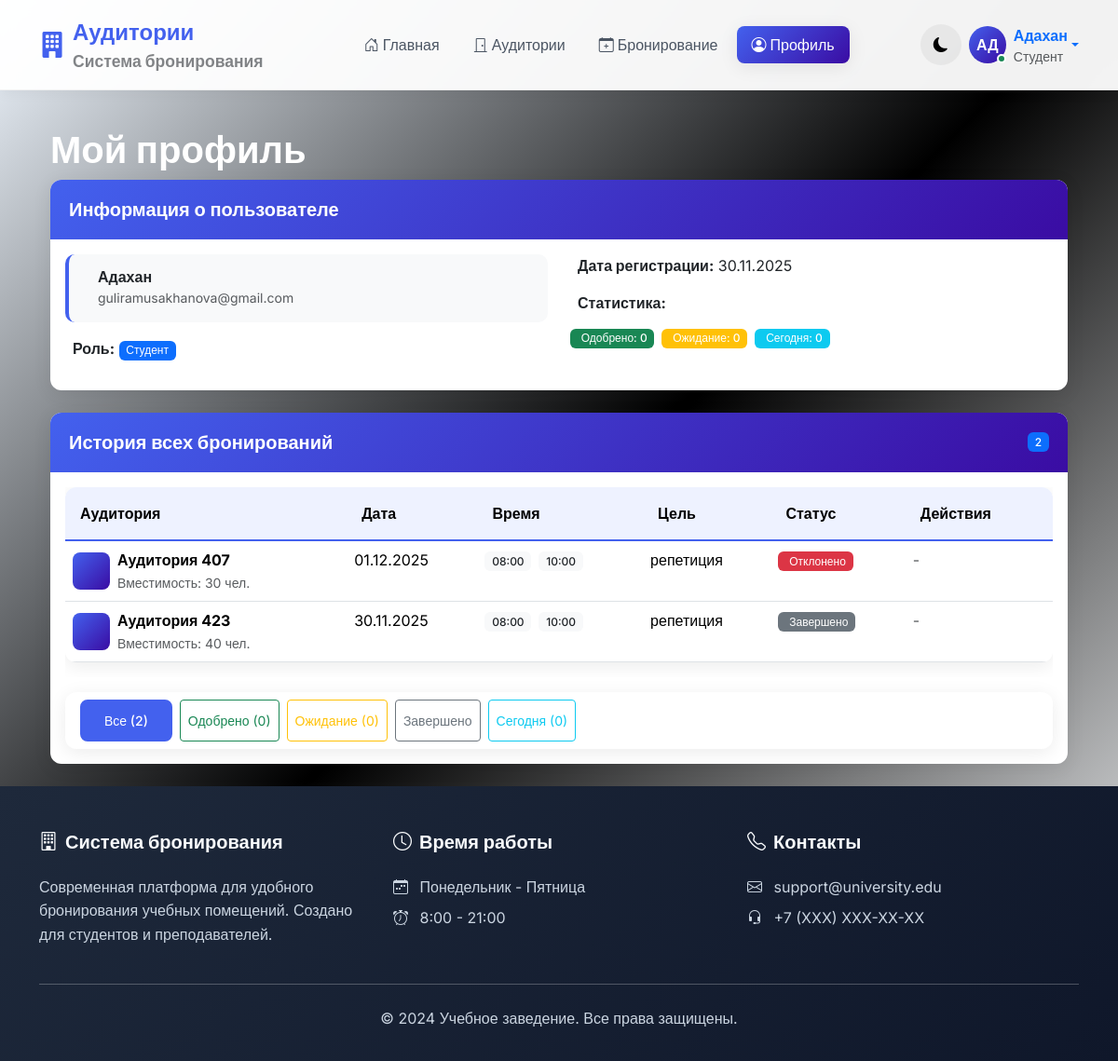
Page /profile (signed in) on the committed database.
### app/models.py (models this page shows, shortened)
class User(UserMixin, db.Model):
    __tablename__ = 'user'
    id = db.Column(db.Integer, primary_key=True)
    username = db.Column(db.String(64), unique=True, nullable=False)
    email = db.Column(db.String(120), unique=True, nullable=False)
    password_hash = db.Column(db.String(256))
    role = db.Column(db.String(20), default='student')
    created_at = db.Column(db.DateTime, default=datetime.utcnow)
    bookings = db.relationship('Booking', backref='user', lazy='dynamic')

class Booking(db.Model):
    __tablename__ = 'booking'
    id = db.Column(db.Integer, primary_key=True)
    user_id = db.Column(db.Integer, db.ForeignKey('user.id'), nullable=False)
    classroom_id = db.Column(db.Integer, db.ForeignKey('classroom.id'), nullable=False)
    booking_date = db.Column(db.Date, nullable=False)
    start_time = db.Column(db.Time, nullable=False)
    end_time = db.Column(db.Time, nullable=False)
    purpose = db.Column(db.String(200), nullable=False)
    status = db.Column(db.String(20), default='pending')
    created_at = db.Column(db.DateTime, default=datetime.utcnow)
    recurring_booking_id = db.Column(db.Integer, db.ForeignKey('recurring_booking.id'), nullable=True)
    recurring_booking = db.relationship('RecurringBooking', backref='generated_bookings')

class Classroom(db.Model):
    __tablename__ = 'classroom'
    id = db.Column(db.Integer, primary_key=True)
    room_number = db.Column(db.String(20), unique=True, nullable=False)
    capacity = db.Column(db.Integer, nullable=False)
    floor = db.Column(db.Integer, nullable=False)
    has_projector = db.Column(db.Boolean, default=False)
    has_computers = db.Column(db.Boolean, default=False)
    is_active = db.Column(db.Boolean, default=True)
    bookings = db.relationship('Booking', backref='classroom', lazy='dynamic')

### app/routes.py (the view)
@main_bp.route('/profile')
@login_required
def profile():
    try:
        auto_complete_past_bookings()
        user_bookings = Booking.query.filter_by(user_id=current_user.id).order_by(
            Booking.booking_date.desc(),
            Booking.start_time.desc()
        ).all()
        user_queue_entries = BookingQueue.query.filter_by(user_id=current_user.id).order_by(
            BookingQueue.booking_date.desc(),
            BookingQueue.start_time.desc()
        ).all()
        return render_template('profile.html',
                             title='Мой профиль',
                             bookings=user_bookings,
                             queue_entries=user_queue_entries,
                             current_date=date.today())
    except Exception as e:
        flash('Ошибка загрузки данных профиля.', 'danger')
        return render_template('profile.html',
                             title='Мой профиль',
                             bookings=[],
                             queue_entries=[],
                             current_date=date.today())

### app/templates/profile.html (shortened to what this page needs)
{% extends "base.html" %} {% block content %}
<div class="container">
  <div class="row">
    <div class="col-md-12">
      <h1 class="text-white"> Мой профиль</h1>
      <div class="card mb-4">
        <div class="card-header">
          <h5 class="mb-0"> Информация о пользователе</h5>
        </div>
        <div class="card-body">
          <div class="row">
            <div class="col-md-6">
              <div class="user-info-item mb-3">
                <div class="d-flex align-items-center">
                  <div>
                    <h6 class="mb-0">{{ current_user.username }}</h6>
                    <small class="text-muted">{{ current_user.email }}</small>
                  </div>
                </div>
              </div>
              <p>
                <strong>Роль:</strong>
                <span
                  class="badge {% if current_user.role == 'teacher' %}bg-success{% else %}bg-primary{% endif %}"
                >
                  {{ 'Преподаватель' if current_user.role == 'teacher' else 'Студент' }}
                </span>
              </p>
            </div>
            <div class="col-md-6">
              <p>
                <strong>Дата регистрации:</strong> {{
                current_user.created_at.strftime('%d.%m.%Y') }}
              </p>
              <p>
                <strong>Статистика:</strong>
              </p>
              <div class="d-flex flex-wrap gap-2">
                <span class="badge bg-success">
                  Одобрено: {{ bookings|selectattr('status', 'equalto', 'approved')|list|length }}
                </span>
                <span class="badge bg-warning">
                  Ожидание: {{ bookings|selectattr('status', 'equalto', 'pending')|list|length }}
                </span>
                <span class="badge bg-info">
                  Сегодня: {{ bookings|selectattr('booking_date', 'equalto',
                  current_date)|list|length }}
                </span>
              </div>
            </div>
          </div>
        </div>
      </div>
      {% set today_bookings = bookings|selectattr('booking_date', 'equalto', current_date)|list %}
      {% set active_today_bookings = today_bookings|selectattr('status', 'in', ['approved',
      'pending'])|list %}
      <div class="card">
        <div class="card-header">
          <div class="d-flex justify-content-between align-items-center">
            <h5 class="mb-0"> История всех бронирований</h5>
            <span class="badge bg-primary">{{ bookings|length }}</span>
          </div>
        </div>
        <div class="card-body">
          {% if bookings %}
          <div class="table-responsive">
            <table class="table table-hover">
              <thead>
                <tr>
                  <th>Аудитория</th>
                  <th>Дата</th>
                  <th>Время</th>
                  <th>Цель</th>
                  <th>Статус</th>
                  <th>Действия</th>
                </tr>
              </thead>
              <tbody>
                {% for booking in bookings %}
                <tr class="{% if booking.booking_date == current_date %}table-info{% endif %}">
                  <td>
                    <div class="d-flex align-items-center">
                      <div class="classroom-icon me-2">
                      </div>
                      <div>
                        <strong>Аудитория {{ booking.classroom.room_number }}</strong><br />
                        <small class="text-muted">
                          Вместимость: {{ booking.classroom.capacity }} чел.
                        </small>
                      </div>
                    </div>
                  </td>
                  <td>
                    {{ booking.booking_date.strftime('%d.%m.%Y') }}
                  </td>
                  <td>
                    <div class="time-slot">
                      <span class="badge bg-light text-dark"
                        >{{ booking.start_time.strftime('%H:%M') }}</span
                      >
                      <span class="badge bg-light text-dark"
                        >{{ booking.end_time.strftime('%H:%M') }}</span
                      >
                    </div>
                  </td>
                  <td>
                    <div class="booking-purpose">
                      {{ booking.purpose|truncate(40) }}
                    </div>
                  </td>
                  <td>
                    {% if booking.status == 'approved' %} {% if booking.booking_date < current_date
                    or (booking.booking_date == current_date and booking.end_time < now.time()) %}
                    <span class="badge bg-secondary">
                      <i class="fas fa-check me-1"></i>Завершено
                    </span>
                    {% elif booking.start_time <= now.time() and booking.end_time > now.time() %}
                    <span class="badge bg-success"> <i class="fas fa-play me-1"></i>Активно </span>
                    {% else %}
                    <span class="badge bg-success">
                      <i class="fas fa-check me-1"></i>Одобрено
                    </span>
                    {% endif %} {% elif booking.status == 'pending' %}
                    <span class="badge bg-warning">
                      <i class="fas fa-clock me-1"></i>Ожидание
                    </span>
                    {% elif booking.status == 'completed' %}
                    <span class="badge bg-secondary">
                      Завершено
                    </span>
                    {% else %}
                    <span class="badge bg-danger">
                      Отклонено
                    </span>
                    {% endif %}
                  </td>
                  <td>
                    {% if booking.booking_date >= current_date and booking.status in ['approved',
                    'pending'] %}
                    <div class="btn-group btn-group-sm">
                      <a
                        href="{{ url_for('main.cancel_booking', booking_id=booking.id) }}"
                        class="btn btn-outline-danger"
                        onclick="return confirm('Отменить это бронирование?')"
                        data-bs-toggle="tooltip"
                        title="Отменить"
                      >
                        <i class="fas fa-times"></i>
                      </a>
                      {% if booking.status == 'pending' and current_user.role == 'teacher' %}
                      <a
                        href="{{ url_for('main.approve_booking', booking_id=booking.id) }}"
                        class="btn btn-outline-success"
                        data-bs-toggle="tooltip"
                        title="Одобрить"
                      >
                        <i class="fas fa-check"></i>
                      </a>
                      {% endif %}
                    </div>
                    {% else %}
                    <span class="text-muted">-</span>
                    {% endif %}
                  </td>
                </tr>
                {% endfor %}
              </tbody>
            </table>
          </div>
          <div class="row mt-3">
            <div class="col-md-12">
              <div class="card">
                <div class="card-body py-2">
                  <div class="d-flex flex-wrap gap-2">
                    <button
                      class="btn btn-sm btn-outline-primary active filter-btn"
                      data-filter="all"
                    >
                      Все ({{ bookings|length }})
                    </button>
                    <button
                      class="btn btn-sm btn-outline-success filter-btn"
                      data-filter="approved"
                    >
                      Одобрено ({{ bookings|selectattr('status', 'equalto', 'approved')|list|length
                      }})
                    </button>
                    <button class="btn btn-sm btn-outline-warning filter-btn" data-filter="pending">
                      Ожидание ({{ bookings|selectattr('status', 'equalto', 'pending')|list|length
                      }})
                    </button>
                    <button
                      class="btn btn-sm btn-outline-secondary filter-btn"
                      data-filter="completed"
                    >
                      Завершено
                    </button>
                    <button class="btn btn-sm btn-outline-info filter-btn" data-filter="today">
                      Сегодня ({{ today_bookings|length }})
                    </button>
                  </div>
                </div>
              </div>
            </div>
          </div>
          {% endif %}
        </div>
      </div>
    </div>
  </div>
</div>
{% endblock %}

### app/templates/base.html (shortened to what this page needs)
<!DOCTYPE html>
<html lang="ru" data-bs-theme="light">
  <head>
    <link
      href="https://cdn.jsdelivr.net/npm/bootstrap@5.3.2/dist/css/bootstrap.min.css"
      rel="stylesheet"
    />
    <link
      rel="stylesheet"
      href="https://cdn.jsdelivr.net/npm/bootstrap-icons@1.10.0/font/bootstrap-icons.css"
    />
  </head>
  <body class="d-flex flex-column min-vh-100">
    <nav class="navbar navbar-expand-lg navbar-light">
      <div class="container">
        <a class="navbar-brand d-flex align-items-center" href="{{ url_for('main.index') }}">
          <div class="me-2">
            <i class="bi bi-building-fill fs-3"></i>
          </div>
          <div class="d-flex flex-column">
            <span class="fw-bold fs-4">Аудитории</span>
            <small class="text-muted opacity-75 d-none d-md-block">Система бронирования</small>
          </div>
        </a>
        <div class="collapse navbar-collapse" id="navbarMain">
          <ul class="navbar-nav mx-auto mb-2 mb-lg-0">
            <li class="nav-item">
              <a
                class="nav-link {% if request.endpoint == 'main.index' %}active{% endif %}"
                href="{{ url_for('main.index') }}"
              >
                <i class="bi bi-house-door me-1"></i>Главная
              </a>
            </li>
            <li class="nav-item">
              <a
                class="nav-link {% if request.endpoint == 'main.classrooms' %}active{% endif %}"
                href="{{ url_for('main.classrooms') }}"
              >
                <i class="bi bi-door-closed me-1"></i>Аудитории
              </a>
            </li>
            {% if current_user.is_authenticated %}
            <li class="nav-item">
              <a
                class="nav-link {% if request.endpoint == 'main.booking' %}active{% endif %}"
                href="{{ url_for('main.booking') }}"
              >
                <i class="bi bi-calendar-plus me-1"></i>Бронирование
              </a>
            </li>
            <li class="nav-item">
              <a
                class="nav-link {% if request.endpoint == 'main.profile' %}active{% endif %}"
                href="{{ url_for('main.profile') }}"
              >
                <i class="bi bi-person-circle me-1"></i>Профиль
              </a>
            </li>
             {% endif %}
          </ul>
          <div class="d-flex align-items-center gap-2">
            <button id="themeToggle" class="theme-switch" title="Сменить тему">
            </button>
            {% if current_user.is_authenticated %}
            <div class="dropdown">
              <a
                href="#"
                class="d-flex align-items-center text-decoration-none dropdown-toggle"
                data-bs-toggle="dropdown"
              >
                <div class="user-avatar me-2">
                  {{ current_user.username[:2]|upper }}
                  <span class="user-status bg-success"></span>
                </div>
                <div class="d-none d-md-flex flex-column text-start">
                  <span class="fw-semibold">{{ current_user.username }}</span>
                  <small class="text-muted">
                    {% if current_user.role == 'teacher' %}Преподаватель{% elif current_user.role
                    == 'admin' %}Администратор{% else %}Студент{% endif %}
                  </small>
                </div>
              </a>
            </div>
            {% endif %}
          </div>
        </div>
      </div>
    </nav>
    <main class="flex-grow-1 py-4">
      <div class="container fade-in">
        {% block content %}{% endblock %}
      </div>
    </main>
    <footer class="footer">
      <div class="container">
        <div class="row g-4">
          <div class="col-lg-4">
            <h5><i class="bi bi-building me-2"></i>Система бронирования</h5>
            <p>
              Современная платформа для удобного бронирования учебных помещений. Создано для
              студентов и преподавателей.
            </p>
          </div>
          <div class="col-lg-4">
            <h5><i class="bi bi-clock me-2"></i>Время работы</h5>
            <p class="mb-2">
              <i class="bi bi-calendar-week me-2"></i>
              Понедельник - Пятница
            </p>
            <p class="mb-0">
              <i class="bi bi-alarm me-2"></i>
              8:00 - 21:00
            </p>
          </div>
          <div class="col-lg-4">
            <h5><i class="bi bi-telephone me-2"></i>Контакты</h5>
            <p class="mb-2">
              <i class="bi bi-envelope me-2"></i>
              support@university.edu
            </p>
            <p class="mb-0">
              <i class="bi bi-headset me-2"></i>
              +7 (XXX) XXX-XX-XX
            </p>
          </div>
        </div>
        <hr class="my-4 opacity-25" />
        <div class="text-center">
          <p class="mb-0">
            &copy; 2024 Учебное заведение. Все права защищены.
          </p>
        </div>
      </div>
    </footer>
  </body>
</html>

### rows in the picture
User: username "АД", username "Адахан", email "guliramusakhanova@gmail.com", role "Студент", created_at "30.11.2025"
Booking: classroom.room_number "407", classroom.capacity "30", booking_date "01.12.2025", start_time "08:00", end_time "10:00", purpose "репетиция", status "Отклонено"
Booking: classroom.room_number "423", classroom.capacity "40", booking_date "30.11.2025", start_time "08:00", end_time "10:00", purpose "репетиция", status "Завершено"

### other values in the picture
{{ bookings|selectattr('status', 'equalto', 'approved')|list|length }} "0"
{{ bookings|selectattr('status', 'equalto', 'pending')|list|length }} "0"
{{ bookings|length }} "2"
{{ today_bookings|length }} "0"
